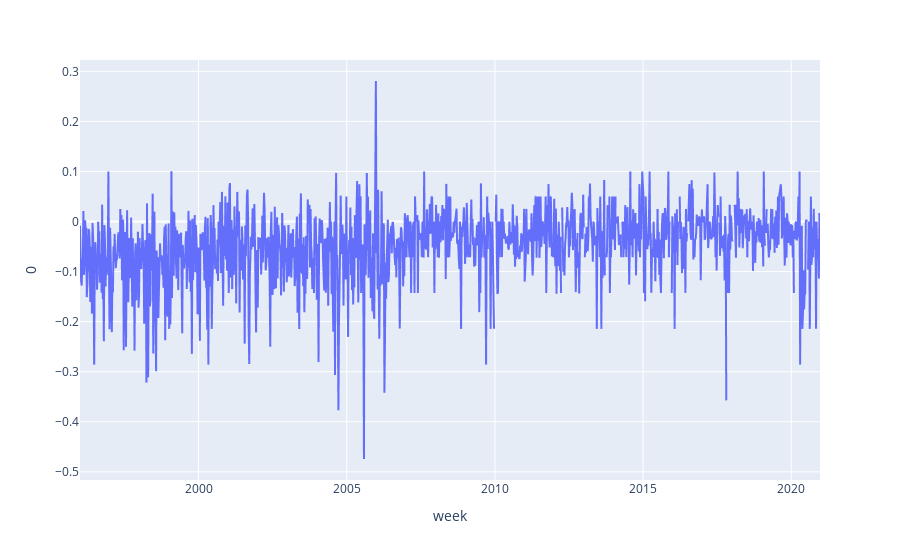

Write notebook code for a chart like this one.
### Code cell
week_nyt = (nyt.groupby('week')['dict_sentiment_imp'].sum()/nyt.groupby('week')['importance'].sum()).reset_index()
fig = px.line(week_nyt, x='week', y=0)
fig.show()

### Figure 1 — Plotly figure (JSON) as saved in the notebook; plotly's stock layout.template omitted (floating-point values rounded to 4 significant figures; data arrays with more than 128 entries replaced by an {"elided": "..."} marker saying what was removed)
{"data": [{"hovertemplate": "week=%{x}<br>0=%{y}<extra></extra>", "legendgroup": "", "line": {"color": "#636efa", "dash": "solid"}, "mode": "lines", "name": "", "showlegend": false, "type": "scattergl", "x": {"elided": "1284 str values"}, "xaxis": "x", "y": {"elided": "1284 float values"}, "yaxis": "y"}], "layout": {"legend": {"tracegroupgap": 0}, "margin": {"t": 60}, "xaxis": {"anchor": "y", "domain": [0, 1], "title": {"text": "week"}}, "yaxis": {"anchor": "x", "domain": [0, 1], "title": {"text": "0"}}}}
